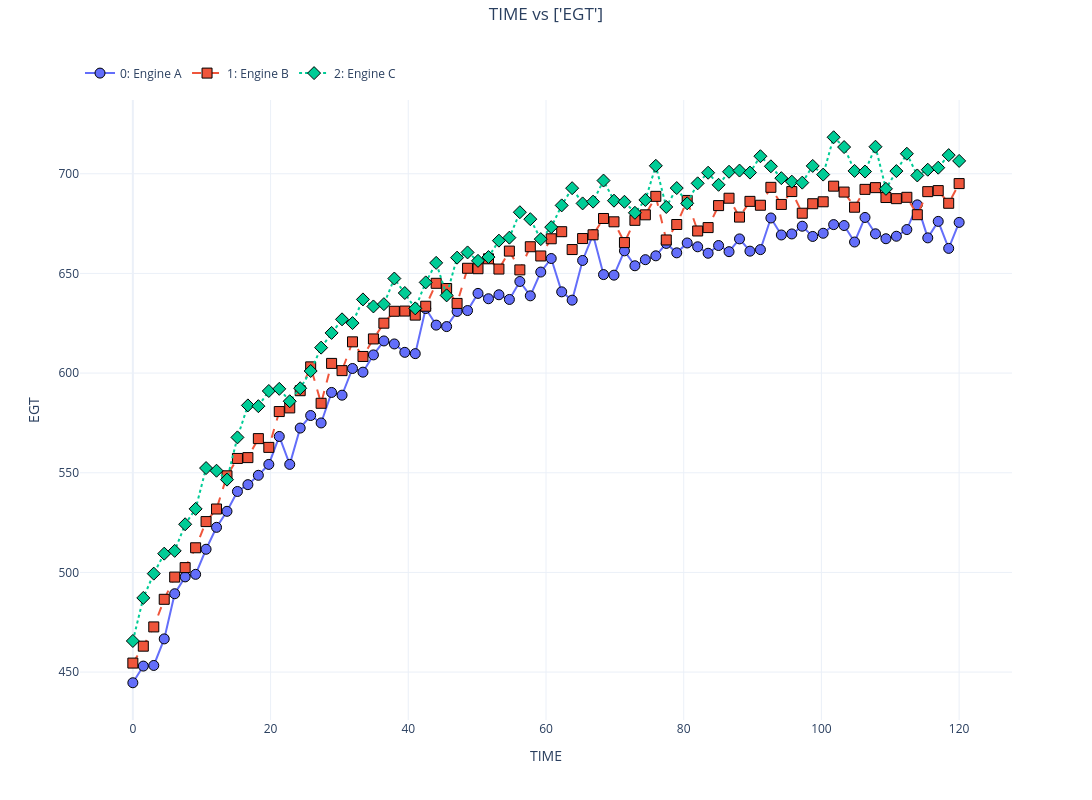

The notebook cell this image was saved under:
### Markdown cell above
You can mix: give each engine a different style. (We'll cover the per-dataset
formatting methods in depth in §4.6.)

### Code cell
nb.linestyle(0, '-')
nb.linestyle(1, '--')
nb.linestyle(2, ':')
nb.plot('TIME', 'EGT').show()
